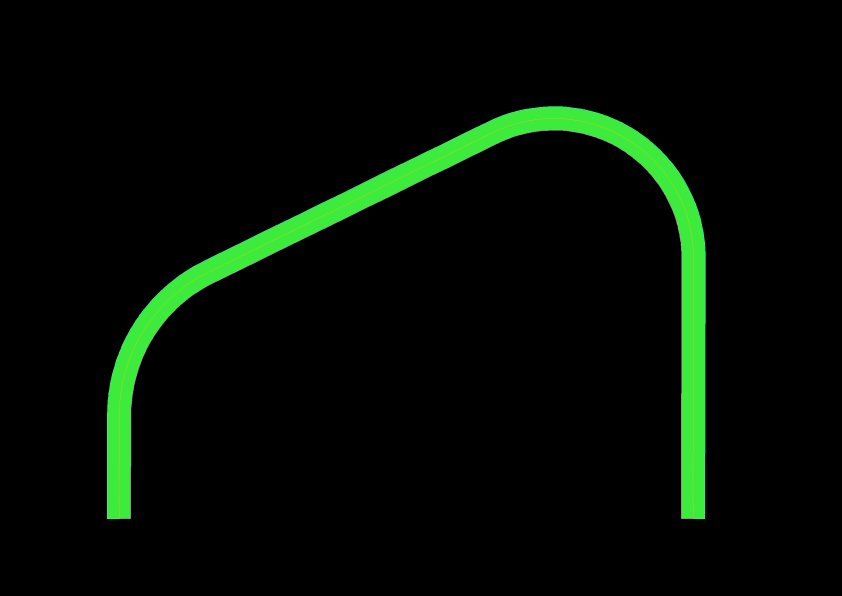
#> input picture outputs/joal502/visualizations/joal/joal_inner_outer_from_shell_overlay.png, 2526 x 1786 px (shown at 1/3 size)
$ python extract_inner_outer_from_shell_contour.py --mask ../outputs/joal502/visualizations/joal/joal_inner_outer_from_shell_overlay.png --centerline-json ../outputs/joal502/visualizations/joal/joal_inner_outer_from_shell_overlay.png
#> lines starting #> are read from the running program, lines starting #| are printed output that depends on the picture
#!/usr/bin/env python3
"""Derive inner/outer lines by splitting the shell contour into two arcs.

Workflow:
1) Load filled corridor shell mask (derived from vectors).
2) Extract largest closed contour of the shell.
3) Anchor near centerline start/end and split contour into two arcs.
4) Classify arc with smaller bend-center radius as inner; other as outer.
"""

from __future__ import annotations

import argparse
import json
import math
from pathlib import Path

import cv2
import numpy as np


def parse_args() -> argparse.Namespace:
    p = argparse.ArgumentParser(description="Extract inner/outer lines from shell contour")
    p.add_argument("--mask", required=True, help="Filled shell mask PNG")
    p.add_argument("--centerline-json", required=True, help="Centerline JSON (path_nodes_yx + meters_per_pixel)")
    p.add_argument("--smooth-window", type=int, default=9, help="Moving-average window for contour smoothing")
    p.add_argument("--out-json", default="outputs/joal502/joal_inner_outer_from_shell.json")
    p.add_argument("--out-overlay", default="outputs/joal502/visualizations/joal/joal_inner_outer_from_shell_overlay.png")
    return p.parse_args()


# [75 lines left out: functions cumulative_lengths, smooth_polyline_yx, strongest_bend_index, fit_circle, estimate_bend_center, not called in this run]


def nearest_index(points_yx: np.ndarray, target_yx: np.ndarray) -> int:
    d2 = np.sum((points_yx - target_yx) ** 2, axis=1)
    return int(np.argmin(d2))


# [16 lines left out: functions split_closed_contour, orient_start_to_end, not called in this run]


def main() -> int:
    args = parse_args()

    mask = cv2.imread(str(Path(args.mask)), cv2.IMREAD_GRAYSCALE)
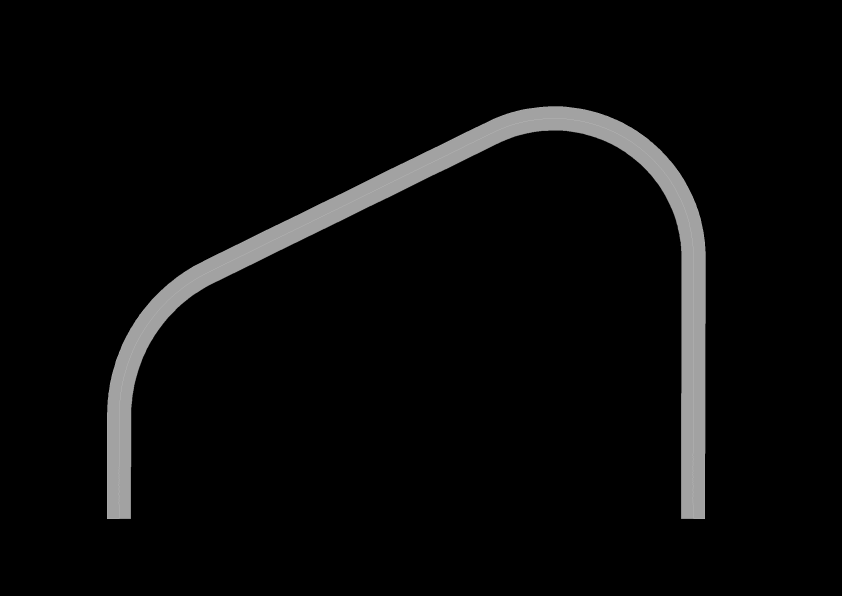
#> mask: shape (1786, 2526) (shown at 1/3 size); min 0, max 188, mean 8.9
    if mask is None:
        raise RuntimeError(f"Failed to read mask: {args.mask}")

#> (the run stopped early here; a loop or call above may not have finished)
